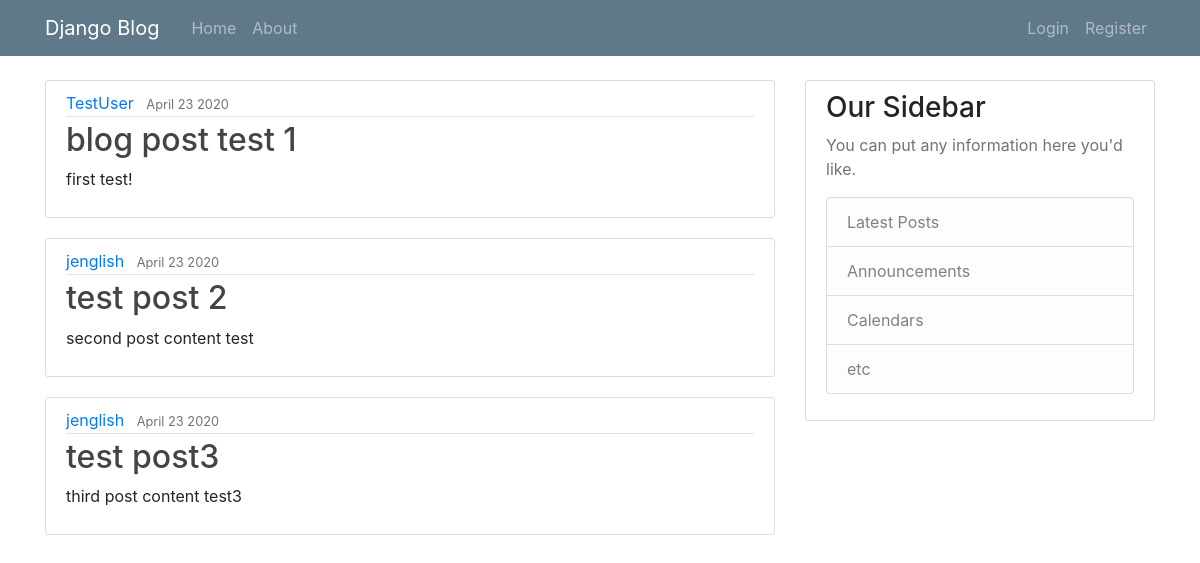
The page / on the database its author committed.
### blog/models.py (models this page shows, shortened)
class Post(models.Model):
    title = models.CharField(max_length=100)
    content = models.TextField()
    date_posted = models.DateTimeField(default=timezone.now)
    author = models.ForeignKey(User, on_delete=models.CASCADE)

### blog/views.py (the view)
# urls.py: path('', views.home, name='blog-home'),
def home(request):
    context = {
        'posts': Post.objects.all(),
    }
    return render(request, 'blog/home.html', context)

### blog/templates/blog/home.html
{% extends "blog/base.html" %}
{% block content %}
    {% for post in posts %}
     <article class="media content-section">
      <div class="media-body">
        <div class="article-metadata">
          <a class="mr-2" href="#">{{ post.author }}</a>
          <small class="text-muted">{{ post.date_posted|date:"N j Y" }}</small>
        </div>
        <h2><a class="article-title" href="#">{{ post.title }}</a></h2>
        <p class="article-content">{{ post.content }}</p>
      </div>
    </article>
    {% endfor %}
{% endblock content %}

### blog/templates/blog/base.html (shortened to what this page needs)
<!DOCTYPE html>
{% load static %}
<html>
<head>
    <link rel="stylesheet" type="text/css" href="{% static 'blog/main.css' %}">
    <link rel="stylesheet" href="https://maxcdn.bootstrapcdn.com/bootstrap/4.0.0/css/bootstrap.min.css">
  </head>
  <body>
        <header class="site-header">
          <nav class="navbar navbar-expand-md navbar-dark bg-steel fixed-top">
            <div class="container">
              <a class="navbar-brand mr-4" href="/">Django Blog</a>
              <div class="collapse navbar-collapse" id="navbarToggle">
                <div class="navbar-nav mr-auto">
                  <a class="nav-item nav-link" href="{% url 'blog-home' %}">Home</a>
                  <a class="nav-item nav-link" href="{% url 'blog-about' %}">About</a>
                </div>
                <div class="navbar-nav">
                  <a class="nav-item nav-link" href="#">Login</a>
                  <a class="nav-item nav-link" href="#">Register</a>
                </div>
              </div>
            </div>
          </nav>
        </header>
        <div class="margin-main">
            <main role="main" class="container mainPadding">
              <div class="row">
                <div class="col-md-8">
                    {% block content %} {% endblock %}
                </div>
                <div class="col-md-4">
                  <div class="content-section">
                    <h3>Our Sidebar</h3>
                    <p class='text-muted'>You can put any information here you'd like.
                      <ul class="list-group">
                        <li class="list-group-item list-group-item-light">Latest Posts</li>
                        <li class="list-group-item list-group-item-light">Announcements</li>
                        <li class="list-group-item list-group-item-light">Calendars</li>
                        <li class="list-group-item list-group-item-light">etc</li>
                      </ul>
                    </p>
                  </div>
                </div>
              </div>
            </main>
        </div>
    </body>
</html>

### blog/static/blog/main.css (style rules this page uses)
body { background: #fafafa; color: #333333; margin-top: 5rem; }
h1, h2, h3, h4, h5, h6 { color: #444444; }
ul { margin: 0; }
.bg-steel { background-color: #5f788a; }
.site-header .navbar-nav .nav-link { color: #cbd5db; }
.content-section { background: #ffffff; padding: 10px 20px; border: 1px solid #dddddd; border-radius: 3px; margin-bottom: 20px; }
.article-title { color: #444444; }
.article-content { white-space: pre-line; }
.article-metadata { padding-bottom: 1px; margin-bottom: 4px; border-bottom: 1px solid #e3e3e3 }
.margin-main { padding-top: 80px }

### rows shown on the page
Post: author "TestUser", date_posted "April 23 2020", title "blog post test 1", content "first test!"
Post: author "jenglish", date_posted "April 23 2020", title "test post 2", content "second post content test"
Post: author "jenglish", date_posted "April 23 2020", title "test post3", content "third post content test3"
